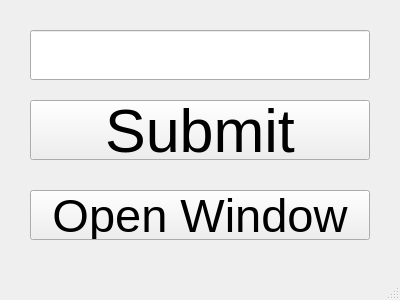
<?xml version="1.0" encoding="UTF-8"?>
<ui version="4.0">
 <class>MainWindow</class>
 <widget class="QMainWindow" name="MainWindow">
  <property name="geometry">
   <rect>
    <x>0</x>
    <y>0</y>
    <width>400</width>
    <height>300</height>
   </rect>
  </property>
  <property name="windowTitle">
   <string>MainWindow</string>
  </property>
  <widget class="QWidget" name="centralwidget">
   <widget class="QPushButton" name="pushButton">
    <property name="geometry">
     <rect>
      <x>30</x>
      <y>100</y>
      <width>340</width>
      <height>60</height>
     </rect>
    </property>
    <property name="font">
     <font>
      <pointsize>46</pointsize>
     </font>
    </property>
    <property name="text">
     <string>Submit</string>
    </property>
   </widget>
   <widget class="QPushButton" name="pushButton_2">
    <property name="geometry">
     <rect>
      <x>30</x>
      <y>190</y>
      <width>340</width>
      <height>50</height>
     </rect>
    </property>
    <property name="font">
     <font>
      <pointsize>35</pointsize>
     </font>
    </property>
    <property name="text">
     <string>Open Window</string>
    </property>
   </widget>
   <widget class="QLineEdit" name="lineEdit">
    <property name="geometry">
     <rect>
      <x>30</x>
      <y>30</y>
      <width>340</width>
      <height>50</height>
     </rect>
    </property>
    <property name="font">
     <font>
      <pointsize>20</pointsize>
     </font>
    </property>
    <property name="text">
     <string/>
    </property>
   </widget>
  </widget>
  <widget class="QMenuBar" name="menubar">
   <property name="geometry">
    <rect>
     <x>0</x>
     <y>0</y>
     <width>400</width>
     <height>22</height>
    </rect>
   </property>
  </widget>
  <widget class="QStatusBar" name="statusbar"/>
 </widget>
 <resources/>
 <connections/>
</ui>
